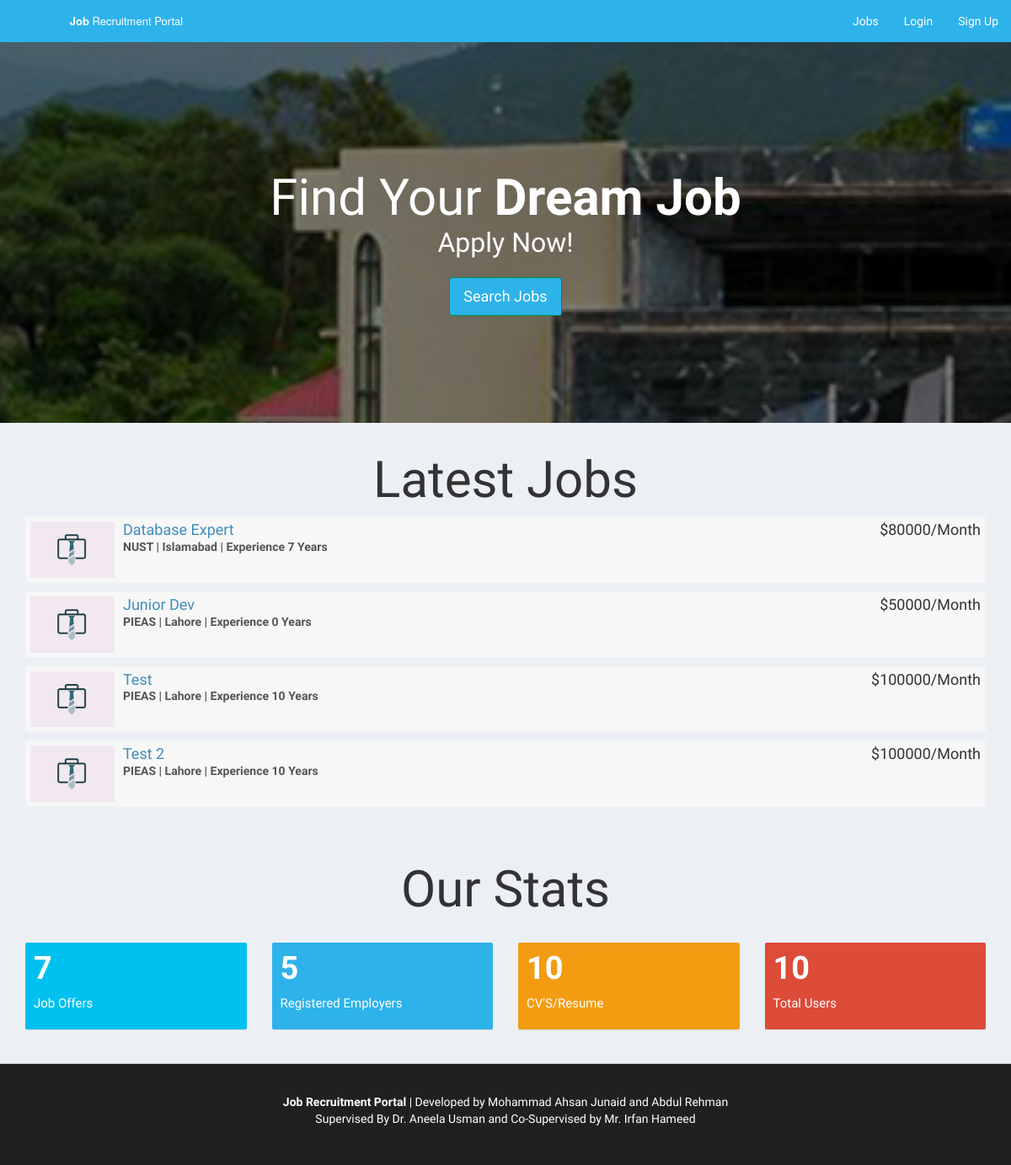
The page / on the database its author committed.
### tables this page shows
CREATE TABLE `company` (
  `id_company` int(11) NOT NULL,
  `name` varchar(255) NOT NULL,
  `companyname` varchar(255) NOT NULL,
  `country` varchar(255) NOT NULL,
  `state` varchar(255) NOT NULL,
  `city` varchar(255) NOT NULL,
  `contactno` varchar(255) NOT NULL,
  `website` varchar(255) NOT NULL,
  `email` varchar(255) NOT NULL,
  `password` varchar(255) NOT NULL,
  `aboutme` varchar(255) DEFAULT NULL,
  `logo` varchar(255) NOT NULL,
  `createdAt` timestamp NOT NULL DEFAULT current_timestamp(),
  `active` int(11) NOT NULL DEFAULT 2
);

CREATE TABLE `job_post` (
  `id_jobpost` int(11) NOT NULL,
  `id_company` int(11) NOT NULL,
  `jobtitle` varchar(255) NOT NULL,
  `description` text NOT NULL,
  `minimumsalary` varchar(255) NOT NULL,
  `maximumsalary` varchar(255) NOT NULL,
  `experience` varchar(255) NOT NULL,
  `qualification` varchar(255) NOT NULL,
  `createdat` timestamp NOT NULL DEFAULT current_timestamp(),
  `maxage` decimal(2,0) DEFAULT NULL
);

### index.php (the view, shortened to what this page needs)
<?php
require_once("db.php");
?>
<!DOCTYPE html>
<html>
<head>
  <link rel="stylesheet" href="https://cdnjs.cloudflare.com/ajax/libs/twitter-bootstrap/3.3.7/css/bootstrap.min.css">
  <link rel="stylesheet" href="https://cdnjs.cloudflare.com/ajax/libs/font-awesome/4.7.0/css/font-awesome.min.css">
  <link rel="stylesheet" href="https://cdnjs.cloudflare.com/ajax/libs/ionicons/2.0.1/css/ionicons.min.css">
  <link rel="stylesheet" href="css/AdminLTE.min.css">
  <link rel="stylesheet" href="css/_all-skins.min.css">
  <link rel="stylesheet" href="css/custom.css">
</head>
<body class="hold-transition skin-green sidebar-mini">
<div class="wrapper">
  <header class="main-header">
    <a href="index.php" class="logo logo-bg">
      <span class="logo-lg"><b>Job</b> Recruitment Portal</span>
    </a>
    <nav class="navbar navbar-static-top">
      <div class="navbar-custom-menu">
        <ul class="nav navbar-nav">
          <li>
            <a href="jobs.php">Jobs</a>
          </li>
          <?php if(empty($_SESSION['id_user']) && empty($_SESSION['id_company'])) { ?>
          <li>
            <a href="login.php">Login</a>
          </li>
          <li>
            <a href="sign-up.php">Sign Up</a>
          </li>
          <?php } ?>
        </ul>
      </div>
    </nav>
  </header>
  <div class="content-wrapper" style="margin-left: 0px;">
    <section class="content-header bg-main">
      <div class="container">
        <div class="row">
          <div class="col-md-12 text-center index-head">
            <h1>Find Your <strong>Dream Job</strong></h1>
            <p>Apply Now!</p>
            <p><a class="btn btn-success btn-lg" href="jobs.php" role="button">Search Jobs</a></p>
          </div>
        </div>
      </div>
    </section>
    <section class="content-header">
      <div class="container">
        <div class="row">
          <div class="col-md-12 latest-job margin-bottom-20">
            <h1 class="text-center">Latest Jobs</h1>
            <?php
          $sql = "SELECT * FROM job_post Order By Rand() Limit 4";
          $result = $conn->query($sql);
          if($result->num_rows > 0) {
            while($row = $result->fetch_assoc())
            {
              $sql1 = "SELECT * FROM company WHERE id_company='$row[id_company]'";
              $result1 = $conn->query($sql1);
              if($result1->num_rows > 0) {
                while($row1 = $result1->fetch_assoc())
                {
             ?>
            <div class="attachment-block clearfix">
              <img class="attachment-img" src="img/photo1.png" alt="Attachment Image">
              <div class="attachment-pushed">
                <h4 class="attachment-heading"><a href="view-job-post.php?id=<?php echo $row['id_jobpost']; ?>"><?php echo $row['jobtitle']; ?></a> <span class="attachment-heading pull-right">$<?php echo $row['maximumsalary']; ?>/Month</span></h4>
                <div class="attachment-text">
                    <div><strong><?php echo $row1['companyname']; ?> | <?php echo $row1['city']; ?> | Experience <?php echo $row['experience']; ?> Years</strong></div>
                </div>
              </div>
            </div>
          <?php
              }
            }
            }
          }
          ?>
          </div>
        </div>
      </div>
    </section>
    <section id="statistics" class="content-header">
      <div class="container">
        <div class="row">
          <div class="col-md-12 text-center latest-job margin-bottom-20">
            <h1>Our Stats</h1>
          </div>
        </div>
        <div class="row">
        <div class="col-lg-3 col-xs-6">
          <div class="small-box bg-aqua">
            <div class="inner">
             <?php
                      $sql = "SELECT * FROM job_post";
                      $result = $conn->query($sql);
                      if($result->num_rows > 0) {
                        $totalno = $result->num_rows;
                      } else {
                        $totalno = 0;
                      }
                    ?>
              <h3><?php echo $totalno; ?></h3>
              <p>Job Offers</p>
            </div>
          </div>
        </div>
        <div class="col-lg-3 col-xs-6">
          <div class="small-box bg-green">
            <div class="inner">
                  <?php
                      $sql = "SELECT * FROM company WHERE active='1'";
                      $result = $conn->query($sql);
                      if($result->num_rows > 0) {
                        $totalno = $result->num_rows;
                      } else {
                        $totalno = 0;
                      }
                    ?>
              <h3><?php echo $totalno; ?></h3>
              <p>Registered Employers</p>
            </div>
          </div>
        </div>
        <div class="col-lg-3 col-xs-6">
          <div class="small-box bg-yellow">
            <div class="inner">
             <?php
                      $sql = "SELECT * FROM users WHERE resume!=''";
                      $result = $conn->query($sql);
                      if($result->num_rows > 0) {
                        $totalno = $result->num_rows;
                      } else {
                        $totalno = 0;
                      }
                    ?>
              <h3><?php echo $totalno; ?></h3>
              <p>CV'S/Resume</p>
            </div>
          </div>
        </div>
        <div class="col-lg-3 col-xs-6">
          <div class="small-box bg-red">
            <div class="inner">
               <?php
                      $sql = "SELECT * FROM users WHERE active='1'";
                      $result = $conn->query($sql);
                      if($result->num_rows > 0) {
                        $totalno = $result->num_rows;
                      } else {
                        $totalno = 0;
                      }
                    ?>
              <h3><?php echo $totalno; ?></h3>
              <p>Total Users</p>
            </div>
          </div>
        </div>
      </div>
      </div>
    </section>
 <br>
  </div>
  <footer class="main-footer" style="margin-left: 0px; color : #fff;  background-color:#202020;">
    <div class="container"  style="text-align: center">
		<div>
            <br>
			<p><b>Job Recruitment Portal</b> | Developed by Mohammad Ahsan Junaid and Abdul Rehman <br> Supervised By Dr. Aneela Usman and Co-Supervised by Mr. Irfan Hameed</p>
            <br>
		</div>
	</div>
  </footer>
</div>
</body>
</html>

### css/custom.css (style rules this page uses)
.bg-main { background: linear-gradient(0deg,rgba(0,0,0,0.5),rgba(0,0,0,0.5)), url(../img/job-search.jpg) no-repeat center center fixed !important; -webkit-background-size: cover; -moz-background-size: cover; -o-background-size: cover; background-size: cover !important; }
.index-head { padding: 10%; color: #fff; line-height: 150%; }
.index-head > h1 { font-size: 60px; }
.logo-bg { background-color: #2db2ea !important; }
.index-head > p { font-size: 32px; }
.index-head > p > a { margin-top: 20px; }
.latest-job { line-height: 150%; }
.latest-job > h1 { font-size: 60px; }
.margin-bottom-20 { margin-bottom: 20px; }

### rows shown on the page
job_post: jobtitle "Database Expert", maximumsalary "80000", experience "7"
company: companyname "NUST", city "Islamabad"
job_post: jobtitle "Junior Dev", maximumsalary "50000", experience "0"
company: companyname "PIEAS", city "Lahore"
job_post: jobtitle "Test", maximumsalary "100000", experience "10"
job_post: jobtitle "Test 2", maximumsalary "100000", experience "10"

### other values the page prints
$totalno "7"
$totalno "5"
$totalno "10"
